Frame 1 (no input): blank canvas, image omitted
Frame 60 (the mouse pressed at the canvas centre just before this capture): blank canvas, image omitted
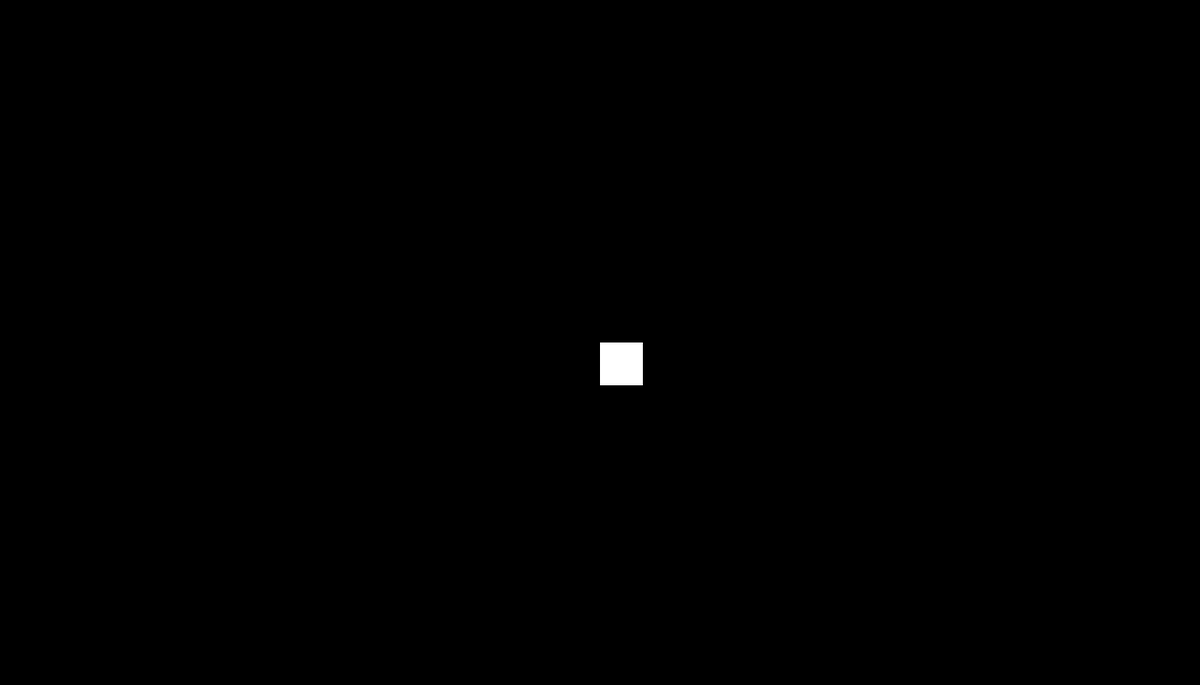
Frame 120 (the mouse held since frame 60 and released just before this capture)

The Processing sketch whose frames 1 and 60 were blank and that drew this single picture after the mouse press (run headless with seeded random() and noise(); from frame 60 on, the mouse is pressed at the canvas centre):

// Processing sketch: aStar
// ── aStar.pde
// GLOBAL **********************************************************************
boolean allowDiagonal = true; // if true, heuristic is euclidian-ish (no sqrt), else manhattan
int defaultSL = 50;
int sidelength;
int tilesWide;
int tilesTall;
Tile[][] tiles;
boolean startSet;
boolean endSet;
Index start;
Index end;
boolean find;
boolean startAdded;
ArrayList<Tile> open;
ArrayList<Tile> closed;
HashMap<Tile, Float> fCost;
HashMap<Tile, Float> gCost;
HashMap<Tile, Tile> cameFrom;
boolean found;
final int INT_MAX = 2147483647;
// *****************************************************************************
// SETUP ***********************************************************************
void setup() {
  noStroke();
  size(1400, 800);
  background(255);
  open = new ArrayList<Tile>();
  closed = new ArrayList<Tile>();
  fCost = new HashMap<Tile, Float>();
  gCost = new HashMap<Tile, Float>();
  cameFrom = new HashMap<Tile, Tile>();
  // calculate dimensions
  // fill tiles
  setupBlank();
  start = new Index(0, 0);
  end = new Index(0, 0);
  find = false;
  startAdded = false;
  found = false;
}

void setupBlank() {
  sidelength = defaultSL;
  tilesWide = width/sidelength;
  tilesTall  = height/sidelength;
  tiles = new Tile[tilesTall][tilesWide];
  fillTiles();
}

// *****************************************************************************
// DRAW ************************************************************************
void draw() {
  // DRAW TILES
  for (Tile[] row : tiles) {
    for (Tile t : row) {
      t.drawTile();
    }
  }
  // if requested
  if (find) {
    // if not set up
    if (!startAdded) {
      setupAStar();
      startAdded = true;
    }
    // if open unempty and path not found, loop
    if (!open.isEmpty() && !found) {
      aStarLoop();
    }
    // if open empty and path not found
    if (open.isEmpty() && !found) {
      // path does not exist
    }
    // if found, draw path
    if (found) {
      drawPath();
    }
  }
  delay(100);
}
// *****************************************************************************
// FUNCTIONS *******************************************************************
void drawPath() {
  Tile dest = tiles[end.y][end.x];
  while (cameFrom.containsKey(dest)) {
    dest = cameFrom.get(dest);
    dest.setPath();
  }
}
void aStarLoop() {
  Tile cur = lowestF();
  if (cur == tiles[end.y][end.x]) {
    found = true;
  }
  addToClosed(cur);
  ArrayList<Tile> neighbors = getNeighbors(cur);
  for (Tile n : neighbors) {
    // if not walkable or in closed list, ignore
    if (n.isWall() || closed.contains(n)) continue;
    float addG = (n.isDiagonal(cur)) ? sqrt(2) : 1;
    if (!open.contains(n)) {
      addToOpen(n);
      cameFrom.put(n, cur);
      gCost.put(n, gCost.get(cur) + addG);
      fCost.put(n, gCost.get(n) + h(n));
    } else if (open.contains(n)) {
      float tentG = gCost.get(cur) + addG;
      if (tentG < gCost.get(n)) {
        cameFrom.put(n, cur);
        gCost.put(n, tentG);
        fCost.put(n, gCost.get(n) + h(n));
      }
    }
  }
}
float h(Tile t) {
  if (allowDiagonal) { // euclidian-ish
    return pow(end.x - t.pos.x, 2) + pow(end.y - t.pos.y, 2);
  } else { // manhattan
    return (abs(end.x - t.pos.x) + abs(end.y - t.pos.y));
  }
}
ArrayList<Tile> getNeighbors(Tile t) {
  ArrayList<Tile> neighbors = new ArrayList<Tile>();
  if (allowDiagonal) {
    for (int i = -1; i <= 1; i++) {
      for (int j = -1; j <= 1; j++) {
        // skip if self
        if (i == 0 && j == 0) continue;
        // skip if out of bounds
        if (t.pos.y + i < 0 || t.pos.y + i >= tilesTall|| t.pos.x + j < 0 || t.pos.x + j >= tilesWide) continue;
        // else add
        neighbors.add(tiles[t.pos.y + i][t.pos.x + j]);
      }
    }
  } else {
    if(t.pos.x + 1 < tilesWide) neighbors.add(tiles[t.pos.y][t.pos.x + 1]);
    if(t.pos.x - 1 >= 0) neighbors.add(tiles[t.pos.y][t.pos.x - 1]);
    if(t.pos.y + 1 < tilesTall) neighbors.add(tiles[t.pos.y + 1][t.pos.x]);
    if(t.pos.y - 1 >= 0) neighbors.add(tiles[t.pos.y - 1][t.pos.x]);
  }
  return neighbors;
}
Tile lowestF() {
  float minF = INT_MAX;
  float minH = INT_MAX;
  Tile best = null;
  for (Tile t : open) {
    if (fCost.get(t) < minF) {
      minF = fCost.get(t);
      minH = h(t);
      best = t;
    } else if (fCost.get(t) == minF) {
      if (gCost.get(t) < minH) {
        minF = fCost.get(t); //unnecessary
        minH = h(t);
        best = t;
      }
    }
  }
  return best;
}
void setupAStar() {
  addToOpen(tiles[start.y][start.x]);
  gCost.put(tiles[start.y][start.x], 0.0);
  fCost.put(tiles[start.y][start.x], h(tiles[start.y][start.x]));
}
void addToOpen(Tile t) {
  open.add(t);
  t.setOpen();
}
void addToClosed(Tile t) {
  open.remove(t);
  t.setClosed();
  closed.add(t);
}
void fillTiles() {
  for (int y = 0; y < tilesTall; y++) {
    for (int x = 0; x < tilesWide; x++) {
      tiles[y][x] = new Tile(new Index(x, y));
    }
  }
}
// *****************************************************************************
// USER INPUT ******************************************************************
void keyPressed() {
  if (!find) {
    if (keyCode == 'S') {
      if (startSet) {
        tiles[start.y][start.x].setDefault();
      }
      start.y = mouseY/sidelength;
      start.x = mouseX/sidelength;
      tiles[start.y][start.x].setStart();
      startSet = true;
    } else if (keyCode == 'E') {
      if (endSet) {
        tiles[end.y][end.x].setDefault();
      }
      end.y = mouseY/sidelength;
      end.x = mouseX/sidelength;
      tiles[end.y][end.x].setEnd();
      endSet = true;
    } else if (keyCode == ENTER && startSet && endSet) {
      find = true;
    }
  }
  if (keyCode == BACKSPACE) {
    setup();
  }
}

void mousePressed() {
  if (!find) {
    tiles[mouseY/sidelength][mouseX/sidelength].toggleWall();
  }
}
// *****************************************************************************

// ── Index.pde
class Index {
  int x;
  int y;
  Index(int x, int y) {
    this.x = x;
    this.y = y;
  }
}

// ── Tile.pde
class Tile {
  // FIELDS ********************************************************************
  Index pos;
  boolean start;
  boolean end;
  boolean def;
  boolean wall;
  boolean open;
  boolean closed;
  boolean path;
  color col;
  // ***************************************************************************
  // CONSTRUCTORS **************************************************************
  Tile(Index pos) {
    this.pos = pos;
    setDefault();
  }
  // ***************************************************************************
  // FUNCTIONS *****************************************************************
  boolean isDiagonal(Tile t) { // only call on neighbors
    int xdiff = abs(t.pos.x - this.pos.x);
    int ydiff = abs(t.pos.y - this.pos.y);
    if (xdiff+ydiff == 2) {
      return true;
    }
    return false;
  }
  void setColor() {
    // open/closed (only color if not covering vital info)
    if (open && !start && !end && !wall) {
      col = color(245, 184, 46); // maximum yellow red
    } else if (closed && !start && !end && !wall) {
      col = color(255, 209, 49); // cyber yellow
    }
    // types
    if (start) { // always color start
      col = color(244, 172, 50); // marigold
    } else if (end) { // always color end
      col = color(255, 210, 137); // deep champagne
    } else if (def && !open && !closed) { // only color white if not in open/closed
      col = color(0, 0, 0); // black
    } else if (wall) { // always color walls
      col = color(255, 255, 255); // white
    }
    // path
    if(path && !start && !end){ // only color if not start or end
      col = color(255,255,0); // yellow
    }
  }
  void setPath(){
    path = true;
  }
  void setOpen() {
    closed = false;
    open = true;
  }
  void setClosed() {
    open = false;
    closed = true;
  }
  void setStart() {
    end = false;
    def = false;
    wall = false;
    start = true;
  }
  void setEnd() {
    start = false;
    def = false;
    wall = false;
    end = true;
  }
  void setDefault() {
    start = false;
    end = false;
    wall = false;
    open = false;
    closed = false;
    path = false;
    def = true;
  }
  void toggleWall() {
    start = false;
    end = false;
    if (!wall) {
      def = false;
      wall = true;
    } else {
      def = true;
      wall = false;
    }
  }
  void setWall(){
    start = false;
    end = false;
    wall = true;
    open = false;
    closed = false;
    path = false;
    def = false;
  }
  boolean isStart() {
    return start;
  }
  boolean isEnd() {
    return end;
  }
  boolean isWall() {
    return wall;
  }
  void drawTile() {
    setColor();
    fill(col);
    square(pos.x * sidelength, pos.y * sidelength, sidelength);
  }
  // ***************************************************************************
}
